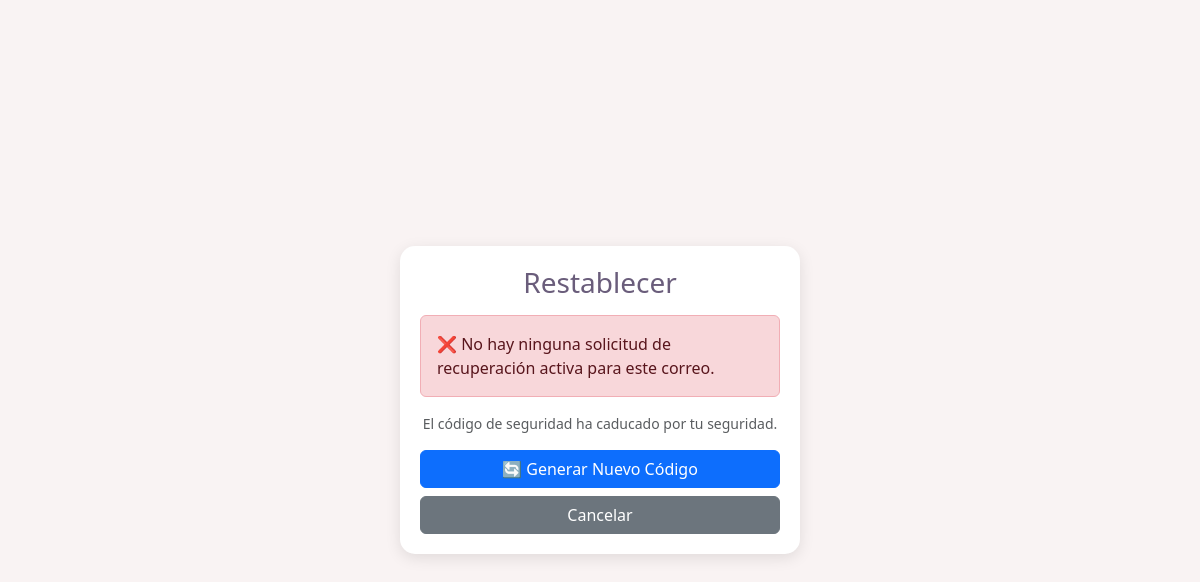
Before: /restablecer.php?email=carreonriojas@gmail.com with the older database file.
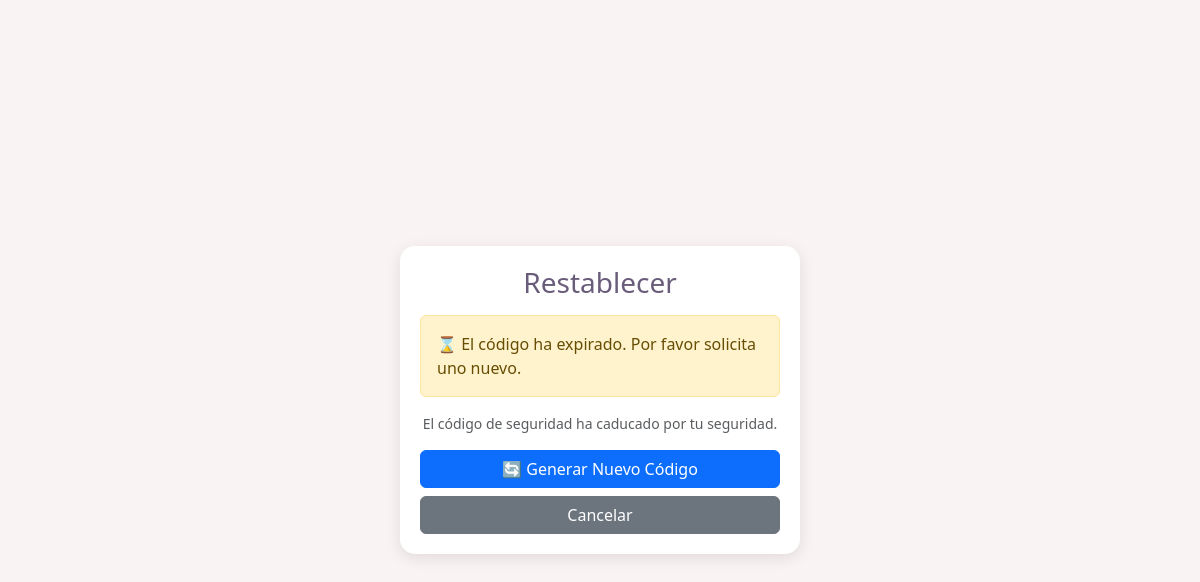
After: the same page with the newer database file.
### tables this page shows
CREATE TABLE `usuarios` (
  `id` int(11) NOT NULL AUTO_INCREMENT,
  `username` varchar(50) NOT NULL,
  `email` varchar(100) NOT NULL,
  `password` varchar(255) NOT NULL,
  `rol` enum('gerente','abarrotero') NOT NULL,
  `status` tinyint(1) NOT NULL DEFAULT 1 COMMENT '1 = activo, 0 = inactivo',
  `codigo_recuperacion` varchar(6) DEFAULT NULL,
  `expiracion_codigo` datetime DEFAULT NULL,
  `mfa_codigo` varchar(6) DEFAULT NULL,
  `mfa_expiracion` datetime DEFAULT NULL,
  `mfa_intentos` int(11) DEFAULT 0,
  PRIMARY KEY (`id`),
  UNIQUE KEY `username` (`username`),
  UNIQUE KEY `email` (`email`)
);

### public/restablecer.php (the view, shortened to what this page needs)
<?php
$mensaje = '';
$tipo_mensaje = '';
$email = $_GET['email'] ?? '';
$codigo_valido = false;
if ($email) {
    $conexion = BD::crearInstancia();
    $stmt = $conexion->prepare("SELECT expiracion_codigo FROM usuarios WHERE email = ? AND codigo_recuperacion IS NOT NULL");
    $stmt->execute([$email]);
    $datos = $stmt->fetch();
    if ($datos) {
        $ahora = time();
        $expiracion = strtotime($datos['expiracion_codigo']);
        $tiempo_restante = $expiracion - $ahora;
        if ($tiempo_restante > 0) {
            $codigo_valido = true;
        } else {
            $mensaje = "⌛ El código ha expirado. Por favor solicita uno nuevo.";
            $tipo_mensaje = "warning";
        }
    } else {
        $mensaje = "❌ No hay ninguna solicitud de recuperación activa para este correo.";
        $tipo_mensaje = "danger";
    }
}
?>
<!DOCTYPE html>
<html lang="es">
<head>
    <link href="https://cdn.jsdelivr.net/npm/bootstrap@5.3.2/dist/css/bootstrap.min.css" rel="stylesheet">
</head>
<body>
    <div class="card">
        <h3 class="text-center mb-3" style="color: #6a5d7b;">Restablecer</h3>
        <?php if ($mensaje): ?>
            <div class="alert alert-<?= $tipo_mensaje ?>"><?= $mensaje ?></div>
        <?php endif; ?>
        <div id="seccion-expirada" class="text-center" style="<?= (!$codigo_valido && $tipo_mensaje !== 'success') ? '' : 'display: none;' ?>">
            <p class="text-muted small">El código de seguridad ha caducado por tu seguridad.</p>
            <a href="recuperar.php" class="btn btn-primary w-100 mb-2">
                🔄 Generar Nuevo Código
            </a>
            <a href="index.php" class="btn btn-secondary w-100">Cancelar</a>
        </div>
    </div>
</body>
</html>

### public/restablecer.php (style rules this page uses)
body { background-color: #f9f3f3; display: flex; align-items: center; justify-content: center; height: 100vh; }
.card { width: 100%; max-width: 400px; padding: 20px; border-radius: 15px; border: none; box-shadow: 0 4px 15px rgba(0, 0, 0, 0.1); }

Changed rows visible on the page:
added usuarios: expiracion_codigo "⌛ El código ha expirado. Por favor solicita uno nuevo."
Other visible differences:
$mensaje: "❌ No hay ninguna solicitud de recuperación activa para este correo." → (not shown)
